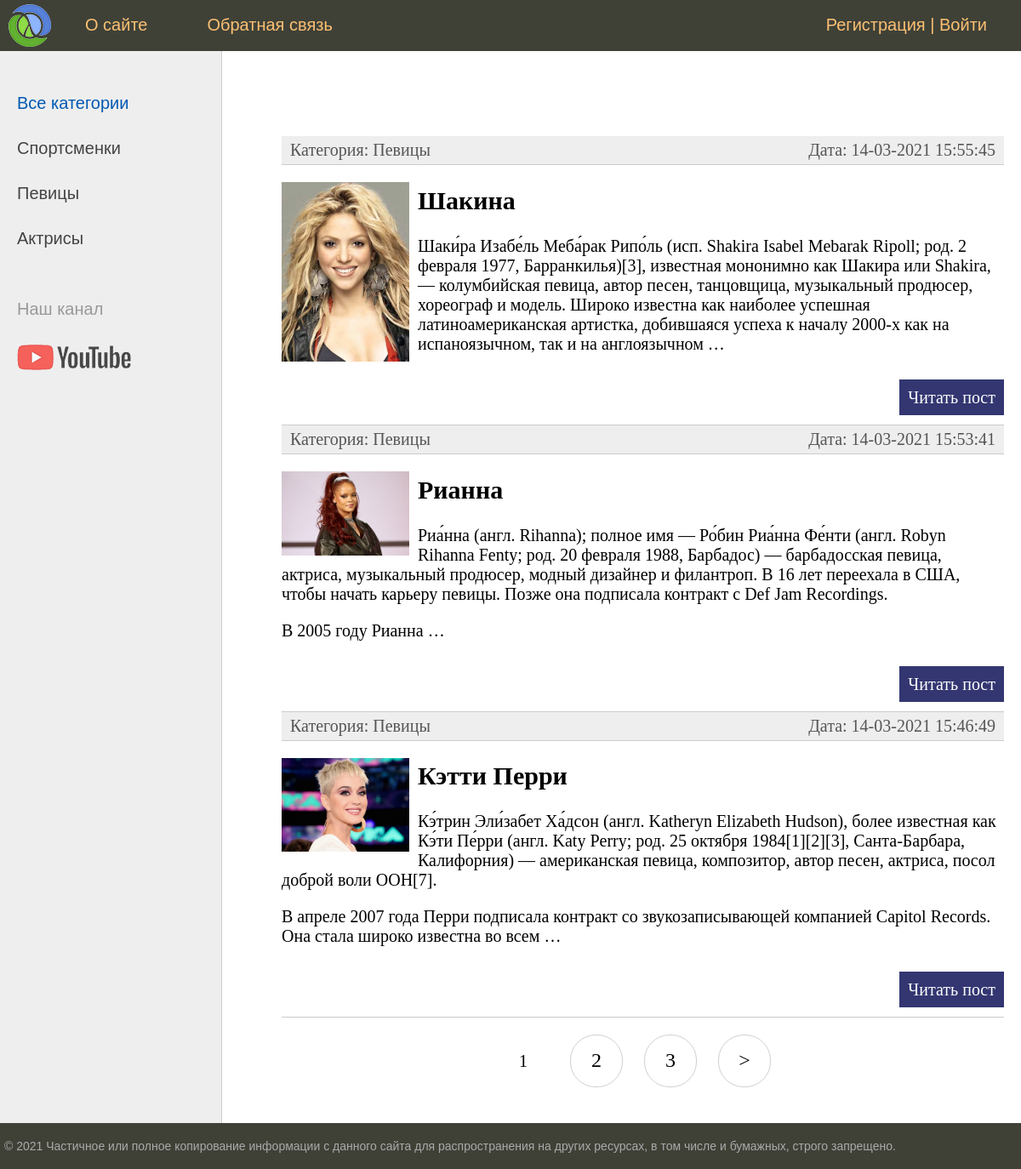
The page / on the database its author committed.
### women/models.py (models this page shows, shortened)
class Category(models.Model):
    name = models.CharField(max_length=100, db_index=True, verbose_name='Категория')
    slug = models.SlugField(max_length=255, unique=True, db_index=True, verbose_name='URL')
    def __str__(self):
        return self.name
    def get_absolute_url(self):
        return reverse('category', kwargs={'category_slug': self.slug})
    class Meta:
        verbose_name = 'Категория'
        verbose_name_plural = 'Категории'
        ordering = ['id']

class Women(models.Model):
    title = models.CharField(max_length=255, verbose_name='Заголовок')
    slug = models.SlugField(max_length=255, unique=True, db_index=True, verbose_name='URL')
    content = models.TextField(blank=True, verbose_name='Текст статьи')
    photo = models.ImageField(upload_to='photos/%Y/%m/%d/', verbose_name='Фото')
    time_create = models.DateTimeField(auto_now_add=True, verbose_name='Время создания')
    time_update = models.DateTimeField(auto_now=True, verbose_name='Время изменения')
    is_published = models.BooleanField(default=True, verbose_name='Публикации')
    category = models.ForeignKey('Category', on_delete=models.PROTECT, null=True, verbose_name='Категории')
    def get_absolute_url(self):
        return reverse('post', kwargs={'post_slug': self.slug})
    class Meta:
        verbose_name = 'Известные женщины'
        verbose_name_plural = 'Известные женщины'
        ordering = ['-time_create', 'title']

### women/views.py (the view)
# urls.py: path('', WomenHome.as_view(), name='home'),
class WomenHome(DataMixin, ListView):
    model = Women
    template_name = 'women/index.html'
    context_object_name = 'posts'
    def get_context_data(self, *, object_list=None, **kwargs):
        context = super().get_context_data(**kwargs)
        context_def = self.get_user_context(title='Главная страница')
        return dict(list(context.items()) + list(context_def.items()))
    def get_queryset(self):
        return Women.objects.filter(is_published=True).select_related('category')

### women/templatetags/women_tags.py (called while the page is built)
@register.simple_tag(name='get_categories') # можно указать любое имя ииспользовать его в шаблонах
def get_categories(filter=None):
    if filter:
        return Category.objects.filter(slug=filter)
    return Category.objects.all()

@register.inclusion_tag('women/list_categories.html')
def show_categories(sort=None, category_selected=0):
    if sort:
        categories = Category.objects.order_by(sort)
        return {'categories': categories, 'category_selected': category_selected}
    categories = Category.objects.all()
    return {'categories': categories, 'category_selected': category_selected}

### women/utils.py (called while the page is built)
    def get_user_context(self, **kwargs):
        context = kwargs
        categories = Category.objects.annotate(Count('women'))
        user_menu = menu.copy()
        if not self.request.user.is_authenticated:
            user_menu.pop(1)
        context['menu'] = user_menu
        context['categories'] = categories
        if 'category_selected' not in context:
            context['category_selected'] = 0
        return context

### women/templates/women/index.html (shortened to what this page needs)
{% extends 'women/base.html' %}
{% block content %}
<ul class="list-articles">
	{% for post in posts%}
		<li><div class="article-panel">
			<p class="first">Категория: {{ post.category }}</p>
			<p class="last">Дата: {{ post.time_update|date:"d-m-Y H:i:s" }}</p>
		</div></li>
		{% if post.photo %}
			<p><img class="img-article-left thumb" src="{{ post.photo.url }}"></p>
		{% endif %}
		<li><h2>{{post.title}}</h2>
	{% autoescape on %}
	{{post.content|linebreaks|truncatewords:50}}
	{% endautoescape %}
			<p class="link-read-post"><a href="{{ post.get_absolute_url }}">Читать пост</a></p>
			</li>
	{% endfor %}
</ul>
{% endblock %}

### women/templates/women/list_categories.html
	{% for category in categories %}
		{% if category.id == category_selected %}
			<li class="selected">{{ category.name }}</li>
		{% else %}
		<li><a href="{{ category.get_absolute_url }}">{{ category.name }}</a></li>
		{% endif %}
	{% endfor %}

### women/static/women/css/style.css (style rules this page uses)
html, body { font-family: 'Arial'; margin: 0; padding: 0; height: 100%; width: 100%; color: #444; }
a { color: #0059b2; text-decoration: none; }
img { max-width: 600px; height: auto; }
img.img-article-left { max-width: 300px; height: auto; float: left; padding: 0 10px 10px 0; }
img.img-article-left.thumb { max-width: 150px; height: auto; }
p.link-read-post { text-align: right; }
p.link-read-post a { padding: 10px; min-width: 100px; background: #333671; color: #fff; text-decoration: none; }
div.article-panel { background: #eee; padding: 5px 10px 5px 10px; box-sizing border-box; overflow: hidden; color: #555; }
div.article-panel p.first { margin: 0; float: left; }
div.article-panel p.last { margin: 0; float: right; }
ul.list-articles { list-style: none; margin: 0; padding: 0; }
ul.list-articles li { border-bottom: 1px solid #ccc; }
.left-chapters ul li { margin: 30px 0 0 0; color: #999; }
.left-chapters ul li a { color: #444; text-decoration: none; }

### rows shown on the page
Category: name "Спортсменки"
Category: name "Певицы"
Category: name "Актрисы"
Women: category "Певицы", time_update "14-03-2021 15:55:45", photo (picture), title "Шакина", content "Шаки́ра Изабе́ль Меба́рак Рипо́ль (исп. Shakira Isabel Mebarak Ripoll; род. 2 февраля 1977, Барранкилья)[3], известная мононимно как Шакира или Shakira, — колумбийская певица, автор песен, танцовщица, музыкальный продюсер, хореограф и модель. Широко известна как наиболее успешная латиноамериканская артистка, добившаяся успеха к началу 2000-х как на испаноязычном, так и на англоязычном …"
Women: category "Певицы", time_update "14-03-2021 15:53:41", photo (picture), title "Рианна", content "Риа́нна (англ. Rihanna); полное имя — Ро́бин Риа́нна Фе́нти (англ. Robyn Rihanna Fenty; род. 20 февраля 1988, Барбадос) — барбадосская певица, актриса, музыкальный продюсер, модный дизайнер и филантроп. В 16 лет переехала в США, чтобы начать карьеру певицы. Позже она подписала контракт с Def Jam Recordings. В 2005 году Рианна …"
Women: category "Певицы", time_update "14-03-2021 15:46:49", photo (picture), title "Кэтти Перри", content "Кэ́трин Эли́забет Ха́дсон (англ. Katheryn Elizabeth Hudson), более известная как Кэ́ти Пе́рри (англ. Katy Perry; род. 25 октября 1984[1][2][3], Санта-Барбара, Калифорния) — американская певица, композитор, автор песен, актриса, посол доброй воли ООН[7]. В апреле 2007 года Перри подписала контракт со звукозаписывающей компанией Capitol Records. Она стала широко известна во всем …"

### other values the page prints
{{ m.title }} "О сайте" "Обратная связь"
{{ p }} "1"
{{ p }} "2" "3"
